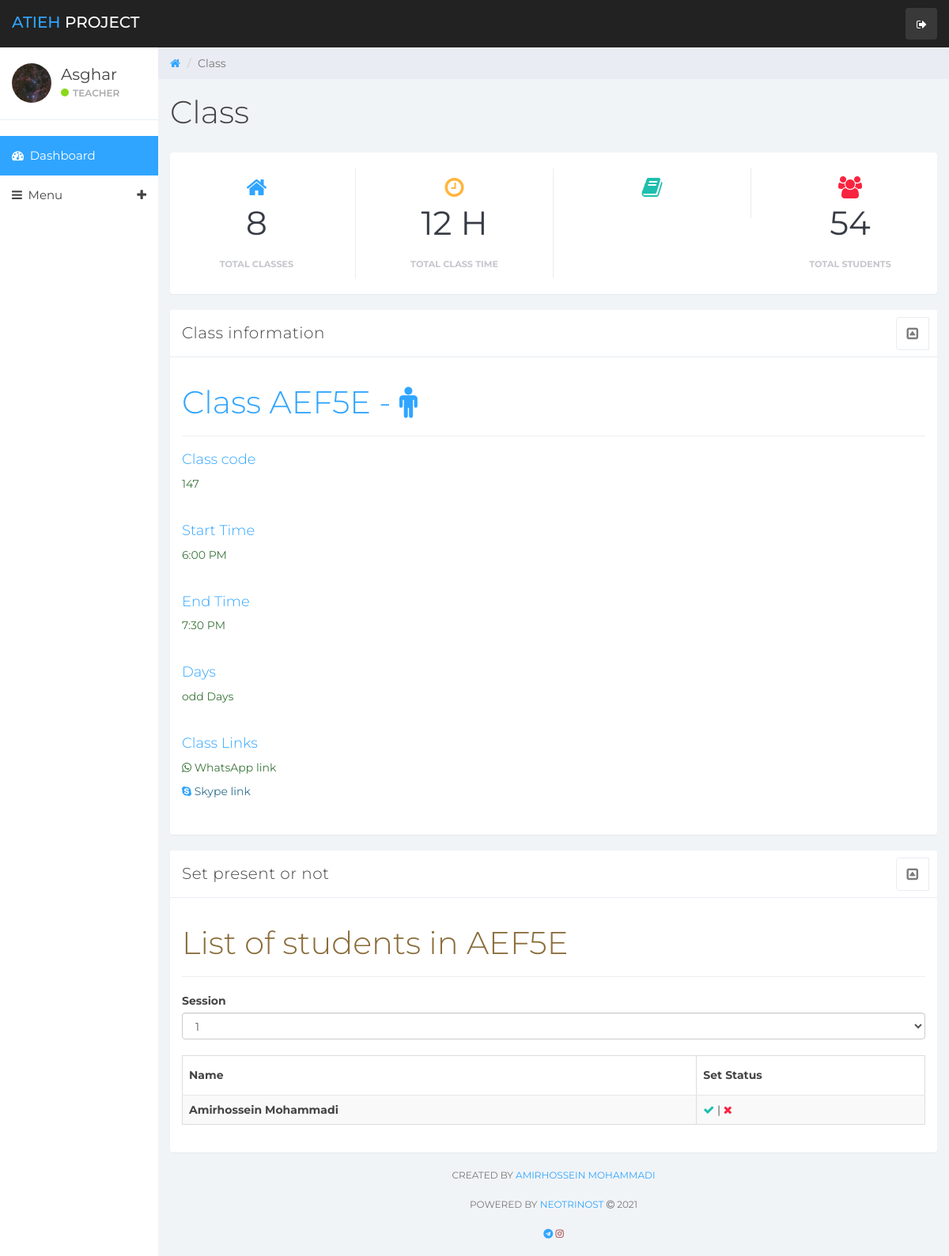
/people/teacher/class.php?code=147 (signed in), run on the app's committed database.
### tables this page shows
CREATE TABLE teacher
(
    code      TEXT,
    username  TEXT,
    password  TEXT,
    full_name TEXT,
    email     TEXT,
    phone     TEXT
);

CREATE TABLE class
(
    code             TEXT,
    teacher          TEXT,
    teacher_code     TEXT,
    start_time       TEXT,
    end_time         TEXT,
    level            TEXT,
    whatsapp_link    TEXT,
    skype_link       TEXT,
    tuition_price    TEXT,
    homework_session TEXT,
    homework_title   TEXT,
    homework_text    TEXT,
    sex              TEXT,
    days             TEXT
);

CREATE TABLE student
(
    code           TEXT,
    username       TEXT,
    password       TEXT,
    full_name      TEXT,
    email          TEXT,
    phone          TEXT,
    home_phone     TEXT,
    parent_phone   TEXT,
    level          TEXT,
    payment_status TEXT,
    class          TEXT
);

### people/teacher/include/data.php (called while the page is built, shortened)
<?php
$server = "localhost";
$user = "milad";
$passwd = "milad";
$db = "Atieh";
$conn = mysqli_connect($server, $user, $passwd, $db);
$getip = "SELECT * FROM development";
$res = mysqli_query($conn, $getip);
while ($row = mysqli_fetch_assoc($res)) {
    $ip = $row['ip'];
}
if ($_SESSION['status'] == true && $_SESSION['person'] == "teacher") {
    $server = "localhost";
    $user = "milad";
    $passwd = "milad";
    $db = "Atieh";
    $conn = mysqli_connect($server, $user, $passwd, $db);
    $tcode = $_SESSION['code'];
    $sql = "SELECT * FROM teacher WHERE code='$tcode'";
    $result = mysqli_query($conn, $sql);
    if (mysqli_num_rows($result) > 0) {
        while ($row = mysqli_fetch_assoc($result)) {
            $username = $row["username"];
        }
    }
}
elseif ($_SESSION['person'] == "student") {
    header("Location: http://$ip/Atieh/people/student");
}
elseif ($_SESSION['person'] == "agent") {
    header("Location: http://$ip/Atieh/people/agent");
}
elseif ($_SESSION['person'] == "admin") {
    header("Location: http://$ip/Atieh/people/admin");
}
else {
    header("Location: http://$ip/Atieh");
}

### people/teacher/class.php (the view, shortened to what this page needs)
<?php
include("include/data.php");
$code = $_GET["code"];
$server = "localhost";
$user = "milad";
$passwd = "milad";
$db = "Atieh";
$conn = mysqli_connect($server, $user, $passwd, $db);
$sql = "SELECT * FROM class WHERE code='$code'";
$result = mysqli_query($conn, $sql);
if (mysqli_num_rows($result) > 0) {
    while ($row = mysqli_fetch_assoc($result)) {
        $code = $row["code"];
        $starttime = $row["start_time"];
        $endtime = $row["end_time"];
        $whatapp = $row["whatsapp_link"];
        $skype = $row["skype_link"];
        $sex = $row['sex'];
        $level = $row['level'];
        $days = $row['days'];
    }
}
if ($sex == "male") {
    $iconcolor = "blue";
}
elseif ($sex == "female") {
    $iconcolor = "red";
}
?>
<!DOCTYPE html>
<html>
<head>
    <link href="../pack/css/bootstrap.min.css" rel="stylesheet">
    <link href="../pack/css/font-awesome.min.css" rel="stylesheet">
    <link href="../pack/css/datepicker3.css" rel="stylesheet">
    <link href="../pack/css/styles.css" rel="stylesheet">
</head>
<body>
<?php
include("panels/sidebar.php");
?>
<div class="col-sm-9 col-sm-offset-3 col-lg-10 col-lg-offset-2 main">
    <div class="row">
        <ol class="breadcrumb">
            <li><a href="../teacher">
                    <em class="fa fa-home"></em>
                </a></li>
            <li class="active">Class</li>
        </ol>
    </div>
    <div class="row">
        <div class="col-lg-12">
            <h1 class="page-header">Class</h1>
        </div>
    </div>
    <div class="panel panel-container">
        <?php
        include("panels/bar.php");
        ?>
    </div>
    <div class="row">
        <div class="col-md-12">
            <div class="panel panel-default">
                <div class="panel-heading">
                    Class information
                    <span class="pull-right clickable panel-toggle panel-button-tab-left">
                        <em class="fa fa-toggle-up"></em>
                    </span>
                </div>
                <div class="panel-body">
                    <h1 class="color-<?php echo $iconcolor; ?> text-warning">Class <?php echo $level; ?> - <i class="fa fa-<?php echo $sex; ?>"></i></h1>
                    <hr>
                    <h4 class="text-primary">Class code</h4>
                    <p class="text-success"><?php echo $code; ?></p>
                    <br>
                    <h4 class="text-primary">Start Time</h4>
                    <p class="text-success"><?php echo $starttime; ?></p>
                    <br>
                    <h4 class="text-primary">End Time</h4>
                    <p class="text-success"><?php echo $endtime; ?></p>
                    <br>
                    <h4 class="text-primary">Days</h4>
                    <p class="text-success"><?php echo $days; ?> Days</p>
                    <br>
                    <h4 class="text-primary">Class Links</h4>
                    <p><i class="text-success fa fa-whatsapp"></i> <a class="text-success" href="<?php echo $whatapp; ?>">WhatsApp link</a></p>
                    <p><i class="color-blue fa fa-skype"></i> <a class="text-info" href="<?php echo $skype; ?>">Skype link</a></p>
                    <br>
                </div>
            </div>
        </div>
    </div>
    <div class="row">
        <div class="col-md-12">
            <div class="panel panel-default">
                <div class="panel-heading">
                    Set present or not
                    <span class="pull-right clickable panel-toggle panel-button-tab-left">
                        <em class="fa fa-toggle-up"></em>
                    </span>
                </div>
                <div class="panel-body">
                    <h1 class="text-warning">List of students in <?php echo $level; ?></h1>
                    <hr>
                    <label>Session</label>
                    <select class="form-control" id="exampleFormControlSelect2">
                        <?php
                                for($i = 1 ; $i <= 16 ; $i++) {
                                    ?>
                                    <option><?php echo $i; ?></option>
                                    <?php
                                }
                        ?>
                    </select>
                    <br>
                    <div class="table-responsive">
                        <table class="table table-striped table-hover table-bordered">
                            <thead class="thead-dark">
                            <tr>
                                <th scope="col">Name</th>
                                <th scope="col">Set Status</th>
                            </tr>
                            </thead>
                            <tbody>
                            <?php
                            $sql = "SELECT * FROM student WHERE class='$code'";
                            $result = mysqli_query($conn, $sql);
                            if (mysqli_num_rows($result) > 0) {
                                while ($row = mysqli_fetch_assoc($result)) {
                                    $code = $row["code"];
                                    $fullname = $row["full_name"];
                                    ?>
                                    <tr>
                                        <th scope="row"><?php echo $fullname; ?></th>
                                        <td>
                                            <a href="include/set.php?code=<?php echo $code; ?>&action=p">
                                                <i class="fa fa-check color-teal"></i>
                                            </a>
                                            |
                                            <a href="include/set.php?code=<?php echo $code; ?>&action=a">
                                                <i class="fa fa-times color-red"></i>
                                            </a>
                                        </td>
                                    </tr>
                                    <?php
                                }
                            }
                            ?>
                            </tbody>
                        </table>
                    </div>
                </div>
            </div>
        </div>
    </div>
    <?php
    include("panels/footer.php");
    ?>
</div>
</body>
</html>

### people/teacher/panels/sidebar.php (shortened to what this page needs)
<nav class="navbar navbar-custom navbar-fixed-top" role="navigation">
    <div class="container-fluid">
        <div class="navbar-header">
            <a class="navbar-brand" href="http://<?php echo $ip; ?>/Atieh"><span>Atieh </span>Project</a>
            <ul class="nav navbar-top-links navbar-right">
                <li class="dropdown"><a class="dropdown-toggle count-info" href="http://<?php echo $ip; ?>/Atieh/people/student/user/logout.php">
                        <em class="fa fa-sign-out"></em>
                    </a>
            </ul>
        </div>
    </div>
</nav>
<div id="sidebar-collapse" class="col-sm-3 col-lg-2 sidebar">
    <div class="profile-sidebar">
        <div class="profile-userpic">
            <img src="../pack/pic.jpeg" class="img-responsive" alt="User Image">
        </div>
        <div class="profile-usertitle">
            <div class="profile-usertitle-name"><?php echo $username; ?></div>
            <div class="profile-usertitle-status"><span class="indicator label-success"></span>Teacher</div>
        </div>
    </div>
    <ul class="nav menu">
        <li class="active"><a href="index.php"><em class="fa fa-dashboard">&nbsp;</em> Dashboard</a></li>
        <li class="parent "><a data-toggle="collapse" href="#sub-item-1">
                <em class="fa fa-navicon">&nbsp;</em> Menu <span data-toggle="collapse" href="#sub-item-1"
                                                                 class="icon pull-right"><em
                        class="fa fa-plus"></em></span>
            </a>
        </li>
    </ul>
</div>

### people/pack/css/styles.css (style rules this page uses)
body { background: #f1f4f7; padding-top: 60px; font-size: 14px; color: #444444; font-family: "Montserrat", "Helvetica Neue", Helvetica, Arial, sans-serif; }
p { color: #777; }
a, a:hover, a:focus { color: #30a5ff; }
h1, h2, h3, h4, h5, h6 { color: #444444; }
h1 { font-weight: 300; font-size: 40px; }
h3, h4 { font-weight: 300; }
.color-blue { color: #30a5ff; }
.color-teal { color: #1ebfae; }
.color-red { color: #f9243f; }
.navbar-custom { background: #222; height: 60px; }
.navbar-header .navbar-brand { color: #fff; font-size: 20px; text-transform: uppercase; font-weight: 500; height: 60px; padding-top: 18px; }
.navbar-header .navbar-brand span { color: #30a5ff; }
.dropdown { background: rgba(255, 255, 255, 0.1); float: left; margin: 10px 8px; padding: 0px; border-radius: 4px; }
.dropdown a.dropdown-toggle { color: #fff; height: 40px; width: 40px; padding-top: 11px; padding-left: 9px; }
.navbar-top-links li:last-child { margin-right: 15px; }
.dropdown em { margin: 0 5px; }
.btn-link, .page-link, .text-primary { color: #30a5ff !important; }
.label-success { background-color: #8ad919; }
.panel { border: 0; }
.panel-container { padding-top: 20px; }
.panel-heading .fa-toggle-up, .panel-heading .fa-toggle-down { font-size: 17px; }
.panel-heading { font-size: 20px; font-weight: 300; letter-spacing: 0.025em; height: 60px; line-height: 38px; }
.panel-default .panel-heading { background: #fff; border-bottom: 1px solid #e9ecf2; color: #444444; }
.panel-settings a, .panel-toggle { width: 40px; padding: 2px 0 0 0; }
.panel-settings, .panel-toggle { display: inline-block; margin: -1px -5px 0 15px !important; border-radius: 4px; text-align: center; border: 1px solid #e9ecf2; color: #7c7c7c; background: #fff; width: 42px; }
.clickable { cursor: pointer; }
.panel-heading span { margin: 0px; font-size: 14px; }
.panel-button-tab-left { border-top-right-radius: 0; border-bottom-right-radius: 0; }
.navbar { border: 0; }
.sidebar { display: block; padding: 0; display: none; box-shadow: none; background: #fff; }
.sidebar ul { margin: 20px 0px; }
@media (min-width: 768px) { .sidebar { display: block; position: fixed; top: 60px; bottom: 0; left: 0; z-index: 1000; display: block; margin: 0; padding: 0; overflow-x: hidden; overflow-y: auto; } }
@media (min-width: 768px) { .navbar-header { width: 100%; } }
.sidebar ul.nav .active a, .sidebar ul.nav li.parent a.active, .sidebar ul.nav .active > a:hover, .sidebar ul.nav li.parent a.active:hover, .sidebar ul.nav .active > a:focus, .sidebar ul.nav li.parent a.active:focus { color: #fff; background-color: #30a5ff; }
.sidebar ul.nav li a { height: 50px; font-size: 15px; line-height: 2em; color: #444444; }
.profile-sidebar { padding: 10px 0; border-bottom: 1px solid #e9ecf2; }
.indicator { width: 10px; height: 10px; display: inline-block; border-radius: 9999px; margin-right: 5px; }
.profile-userpic img { float: left; margin: 10px 0px 0px 15px; width: 50px; height: 50px; border-radius: 9999px !important; }
.profile-usertitle { float: left; text-align: left; margin: 10px 0 0 12px; }
.profile-usertitle-name { font-size: 20px; margin-bottom: 0px; }
.profile-usertitle-status { text-transform: uppercase; color: #AAA; font-size: 12px; font-weight: 600; margin-bottom: 15px; }
.breadcrumb { border-radius: 0; padding: 10px 15px 10px 15px; background: #e9ecf2; margin: 0; }
h1.page-header { margin-top: 20px; border-bottom: 0; }
.table { background: #fff; }
.table > thead > tr > th { border-bottom: 1px solid #e6e7e8; vertical-align: middle; height: 50px; }

### data on the page
teacher: username "Asghar"
class: level "AEF5E", code "147", start_time "6:00 PM", end_time "7:30 PM", days "odd"
student: full_name "Amirhossein Mohammadi"

### other printed values
form field value "1"
